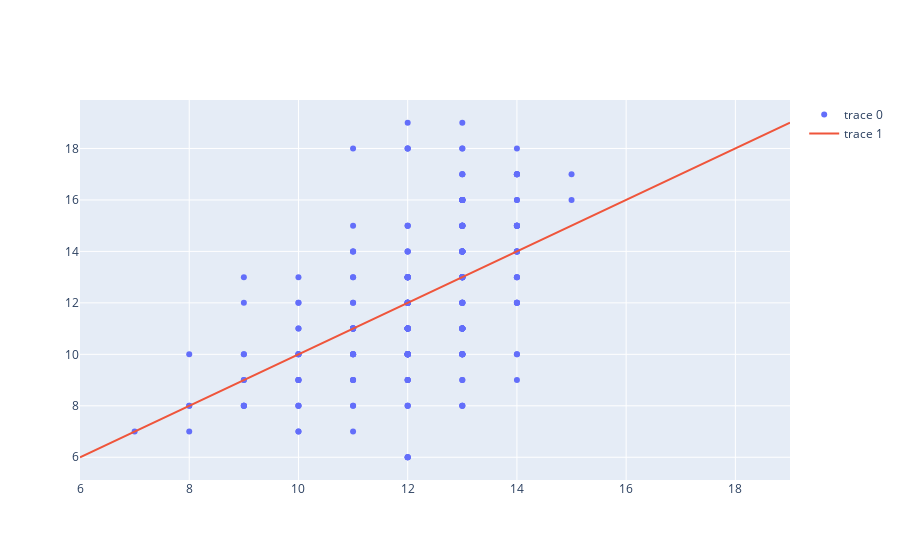

Notebook cell for this chart:
### Code cell
fig0 = go.Figure()
fig0.add_trace(go.Scatter(y=y_test['G3'], x=y_pred_lasso.round(),mode='markers'))
fig0.add_trace(go.Scatter(x=y_test['G3'], y=y_test['G3']))
fig0.show()

### Figure 1 — Plotly figure (JSON) as saved in the notebook; plotly's stock layout.template omitted (floating-point values rounded to 4 significant figures; data arrays with more than 128 entries replaced by an {"elided": "..."} marker saying what was removed)
{"data": [{"mode": "markers", "type": "scatter", "x": {"elided": "245 int values"}, "y": {"elided": "245 int values"}}, {"type": "scatter", "x": {"elided": "245 int values"}, "y": {"elided": "245 int values"}}], "layout": {}}
